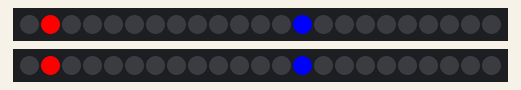
A sketch run on a simulated Arduino Uno, built with avr-gcc and run on an emulated ATmega328P. Shown: 2 × 23 RGB LEDs in strip order, left to right.

Above: at 0.16 s.
At 1.13 s:
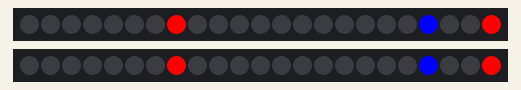
At 2.1 s:
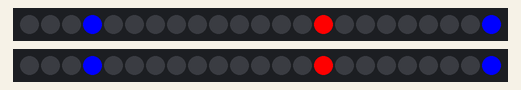
At 4.04 s:
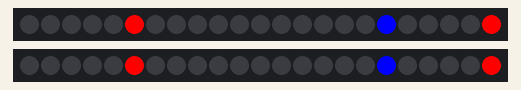
At 5.99 s:
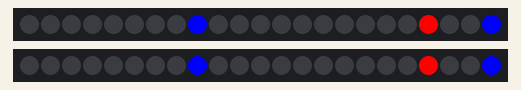
At 7.93 s:
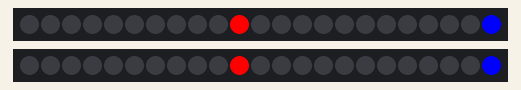

Measured:
- by itself, everything shown: repeats every 7.4 s, in 23 steps

The sketch:

RunwayLights.ino
```cpp
#include <Adafruit_NeoPixel.h>
#include <Wire.h>

// constants
#define PIN_LEFT 4
#define PIN_RIGHT 6
#define LEDS_PER_STRIP 23
#define LEDS_MODE NEO_GRB+NEO_KHZ800
#define I2C_ADDR 42

uint32_t black;
uint32_t purple;
uint32_t red;
uint32_t blue;

// variables
Adafruit_NeoPixel stripLeft(LEDS_PER_STRIP, PIN_LEFT, LEDS_MODE);
Adafruit_NeoPixel stripRight(LEDS_PER_STRIP, PIN_RIGHT, LEDS_MODE);
int ticks = 0;
int shootStartTicks = 0;

//Full LED configs

void setup() {
  // put your setup code here, to run once:
  stripLeft.begin();
  stripRight.begin();
  stripLeft.show();
  stripRight.show();

  black = stripLeft.Color(0, 0, 0);
  purple = stripLeft.Color(128, 0, 128);
  red = stripLeft.Color(255, 0, 0);
  blue = stripLeft.Color(0, 0, 255);

  ticks = 0;
}

int thread1 = 0;
int thread2 = 12;

void loop() {
  thread1++;
  thread2++;

  stripLeft.setPixelColor(thread1 % 23, red);
  stripLeft.setPixelColor(thread2 % 23, blue);
  stripRight.setPixelColor(thread1 % 23, red);
  stripRight.setPixelColor(thread2 % 23, blue);

  stripRight.setPixelColor(thread1 % 23 - 1, black);
  stripRight.setPixelColor(thread2 % 23 - 1, black);
  stripLeft.setPixelColor(thread1 % 23 - 1, black);
  stripLeft.setPixelColor(thread2 % 23 - 1, black);

  stripLeft.show();
  stripRight.show();
  delay(30);
}

void reset_leds() {
  for (int i = 0; i < LEDS_PER_STRIP; i++) {
    stripLeft.setPixelColor(i, black);
    stripRight.setPixelColor(i, black);
  }
}
```
